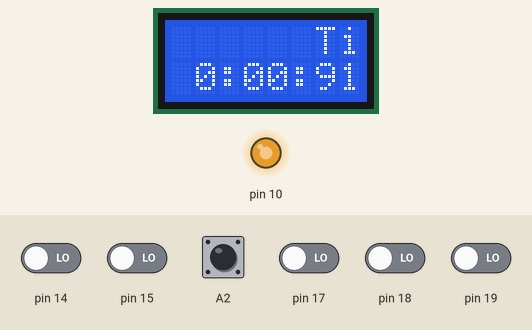
Bench run of a sketch on a simulated Arduino Uno, built with avr-gcc and run on an emulated ATmega328P. Shown: 8×2 character LCD, output pins drawn as LEDs (lit = HIGH). The test bench sets the inputs (shaded band); at power-on: A2 HIGH, pin 14, pin 15, pin 17–19 LOW.

Above: at 1.2 s.
1.3 s: A2 pulled LOW for 0.15 s
At 1.9 s:
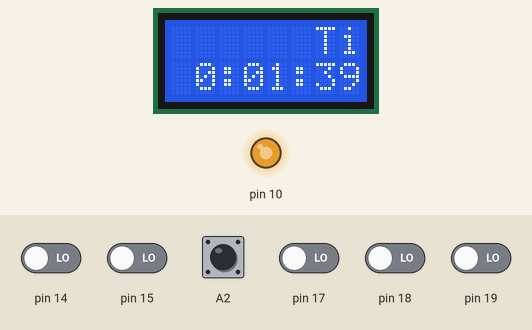
2.9 s: A2 pulled LOW for 1 s
At 4.4 s:
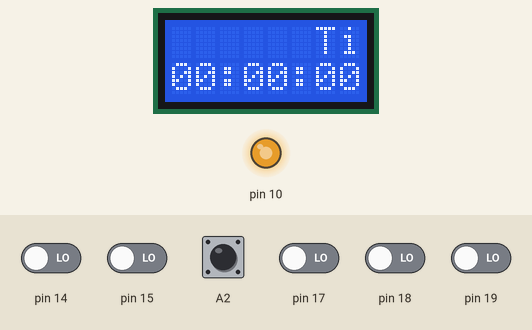
Timing chart, 0 to 5.9 s (numbered marks = the images above; inputs shaded):
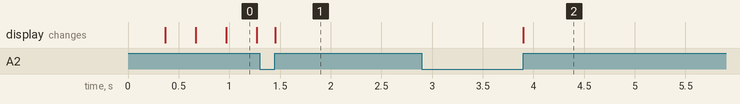

Measured:
- after the input at 2.9 s, the display: changes after 1.0 s (image 2)

The sketch:

laboratorio2_cronometro.ino
```cpp
// Arduino timer CTC interrupt example
// www.engblaze.com


/****************/
/*
 * PREGUNTAS:
 * //PREGUNTAR //aca le tengo que indicar que es el A2, cual es el número?
 * tengo que ponerle un timer adecuado a cada pcintx?
 * como hago para indicarle cuando largar la interrupcion al pulsador?
 */

// avr-libc library includes
#include <avr/io.h>
#include <avr/interrupt.h>
// include the library code:
#include <LiquidCrystal.h>
#define F_CPU 16000000ul
#include "Arduino.h"

//aca le tengo que indicar que es el A2, cual es el número?
 volatile int minutos = 0;
 volatile int segundos = 0;
 volatile int centisegundos = 0;
 volatile int modo=0;
 volatile int flag=0;
 volatile int buttonState=0;
 volatile int lastButtonState=0;
 volatile uint8_t portchistory = 0xFF;


 // these constants won't change.  But you can change the size of
// your LCD using them:
const int numRows = 2;
const int numCols = 8;

// initialize the library with the numbers of the interface pins
LiquidCrystal lcd(8, 9, 4, 5, 6, 7);


void setup()
{
    pinMode(A2, INPUT);

    //LCD
     pinMode(10, OUTPUT);
    // set up the LCD's number of columns and rows:
    lcd.begin(numCols,numRows);
    analogWrite(10, 200); //Controla intensidad backlight
    lcd.setCursor(6, 0);
    lcd.print("Timer");

  /***********************************************************************************/
    cli();          // disable global interrupts
    //configuro pin change interrupts
    DDRC &= ~(1 << DDC2);         // Clear the PC2 pin
    // PC2 (PCINT10 pin) is now an input

    PORTC |= (1 << PORTC2);        // turn On the Pull-up
    // PC2 is now an input with pull-up enabled

    PCICR |= (1 << PCIE1);     // set PCIE1 to enable PCMSK1 scan
    PCMSK1 |= (1 << PCINT10);   // set PCINT10 to trigger an interrupt on state change
    //duda con esto, cuando larga las interrupciones? cuanto? solo una vez? como no hay loop de esto
    /********************************************************************************/
    // initialize Timer0

    TCCR0A = 0;     // set entire TCCR1A register to 0
    TCCR0B = 0;     // same for TCCR1B
    TCNT0 = 0;      //agREGADO ULTIMO
    // set compare match register to desired timer count:
    OCR0A = 156; //duda aquí, no se si va entero. SI VA ENTERO, pierdo centisegundos pero igual es muy preciso
    //con esto hago que el cronometro tenga overflow cada 1 centisegundo, y ahí se envía una interrupcion, en el momento que hace el overflow
    //y se resetea el timer, luego de esto se crea la interrupción, que sigue lo especificado abajo, y entonces pasa a cambiar lo que hay en el lcd.
    // turn on CTC mode:
    TCCR0A |= (1 << WGM01); //cambiado el timer a 01
    // Set CS10 and CS12 bits for 1024 prescaler:
    TCCR0B |= (1 << CS10);
    TCCR0B |= (1 << CS12);
    // enable timer compare interrupt:
    TIMSK0 |= (1 << OCIE0A);
    // enable global interrupts:
    sei();
}

void loop()
{

  if(buttonState == 1){
    modo++;
    modo = modo % 3;
    buttonState=0;
    if(modo == 0){
      //quiere decir que cambiaron al modo 0 y arranco una sola vez el timer, no todas las veces.
        TCCR0B |= (1 << CS10);
        TCCR0B |= (1 << CS12);
    }
  }

  if(modo==0){
    //con esto seteamos en 1 los bits de los registros en el timer, con el prescaler 1024 para que arranque la cuenta
    //actualizo el display
    //le indico que se prenda el led con los minutos
    if(flag==1){
      flag=0;
      lcd.setCursor(1, 1);
      lcd.print(minutos);
      lcd.setCursor(2, 1);
      lcd.print(":");
      //le indico que se prenda el led con los segundos
      if(segundos<10) {lcd.setCursor(3,1);lcd.print("0");lcd.setCursor(4,1);lcd.print(segundos);}
      else {lcd.setCursor(3, 1); lcd.print(segundos);}
      lcd.setCursor(5, 1); lcd.print(":");
      //le indico que se prenda el led con los centisegundos
      lcd.setCursor(6, 1); lcd.print(centisegundos);
    }
  }
  if(modo==1){
              //debo hacer un stop
              //le indico al clock que la corte, ver como hago esto tambien

              //se limpia los registros del timer para que frene y no cuente mas
              TCCR0B &= ~ (1 << CS10);
              TCCR0B &= ~ (1 << CS11);
              TCCR0B &= ~ (1 << CS12);
  }
  if(modo==2){
        //borro todo, resetea todo a cero.
        minutos=0;
        segundos=0;
        centisegundos=0;
        //le indico que se prenda el led con los minutos
        lcd.setCursor(0, 1); lcd.print(minutos);lcd.setCursor(1, 1); lcd.print(minutos);
        //le indico que se prenda el led con los segundos
        lcd.setCursor(3, 1); lcd.print(segundos);lcd.setCursor(4, 1); lcd.print(segundos);
        //le indico que se prenda el led con los centisegundos
        lcd.setCursor(6, 1); lcd.print(centisegundos);lcd.setCursor(7, 1); lcd.print(centisegundos);
  }
}

ISR(TIMER0_COMPA_vect)
{
    flag=1;
    centisegundos++;
    if(centisegundos == 100){
        centisegundos=0;
        segundos++;
        if(segundos == 60){
          minutos++;
          segundos=0;
          centisegundos=0;
        }
    }
}

//el pcint1_vect es por la interrupcion para el grupo
ISR (PCINT1_vect)
{


    uint8_t changedbits;
    changedbits = PINC ^ portchistory;
    portchistory = PINC;
    if(changedbits & (1 << PINC2))
    {
        //PCINT10 changed
        if( ((PINC & (1 << PINC2))) ){
          //LOW TO HIGH
          buttonState=1;
        }
    }
}
```
